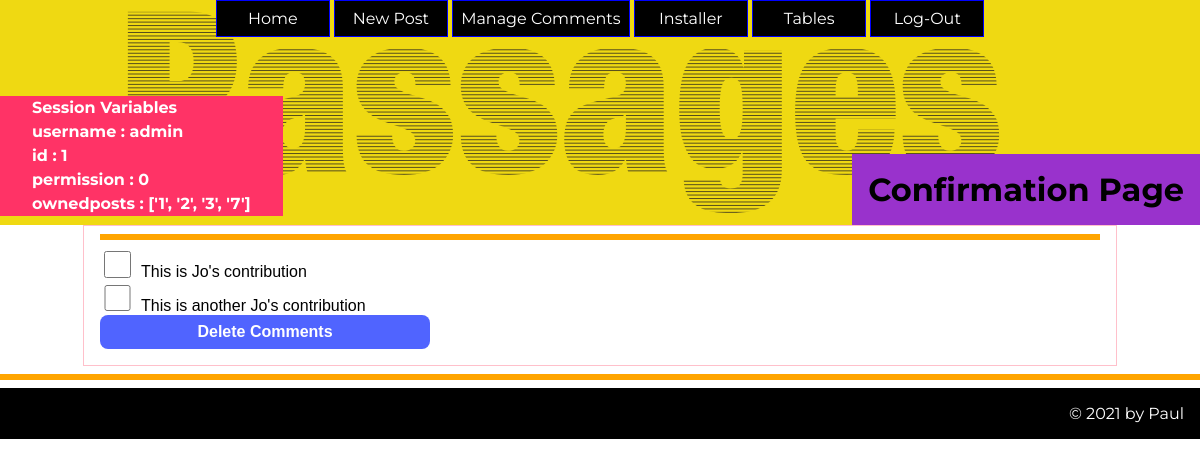
/commentlist (signed in), run on the app's committed database.
### tables this page shows
CREATE TABLE comment(
    comment_id integer primary key autoincrement not null,
    post_id integer not null,
    created_at date not null,
    user_id text not null,
    text text not null,
    updated_at date,
    foreign key (post_id) references post(post_id)
);

### server.py (the view, shortened to what this page needs)
@app.route('/commentlist', methods=['GET','POST'])
def commentlist():
    global db_path
    if session['permission'] == 0:
        sql="select comment_id, text from comment"
        values_tuple =()
    else:
        sql = "select comment_id, text from comment where user_id=?"
        values_tuple=(session['id'],)
    result = run_search_query_tuples(sql,values_tuple,db_path)
    if result is None:
        result = {}
    if request.method == "GET":
        return render_template("commentslist.html", comments=result)

### db_functions.py (called while the page is built)
def run_search_query_tuples(sql_query,values_tuple, file_path):
    result = None
    try:
        db = sqlite3.connect(file_path)
        cursor = db.cursor()
        cursor.execute(sql_query,values_tuple)
        result = cursor.fetchall()
        cursor.close()
    except sqlite3.Error as error:
        print("Error running search query tuples: {}".format(error))
    finally:
        if db:
            db.close()
        if result:
            return result

### templates/commentslist.html (shortened to what this page needs)
{% extends "layout.html" %}
{% block head %}
{{ super() }}
{% endblock %}
{% block heading %}Confirmation Page{% endblock %}
{% block content%}
<hr>
 <form method="POST" action="\commentlist">
    {% for comment in comments %}
     <div> <input type="checkbox" id="{{ comment[0] }}" name="Comment" value="{{ comment[0] }}" > <label for="{{ comment[0] }}"> {{ comment[1] }}</label></div>
    {% endfor %}
     <div> <input class="btn" type="submit" value="Delete Comments"></div>
 </form>
{% endblock %}

### static/styles.css (style rules this page uses)
body { background-color: #fff; font-family: 'Montserrat', sans-serif; font-size:100%; margin:0; }
hr { border: 3px solid orange; }
.btn { background-color: rgb(80,100,255); font-size: 1em; color: white; text-decoration: none; font-weight:bold; display: inline-block; padding: .5em 1em; margin-bottom: 1em; border-radius:0.5em; border: 0; cursor: pointer; box-sizing:border-box; text-align:center; }
form div { border: 0px solid green; }
input[type=text], input[type=password], input[type=file], textarea, label { width:100%; box-sizing:border-box; font-size:1.5em; padding: 0.2em; margin: 1em 0em; }
form .btn { width:33%; }

### templates/commentslist.html (style rules this page uses)
label { font-family: sans-serif; font-size: 1em; }
input[type="checkbox"] { height: 2em; width: 2em; }

### data on the page
comment: text "This is Jo's contribution"
comment: text "This is another Jo's contribution"

### other printed values
{{ key }} "username" "id" "permission" "ownedposts"
{{ value }} "admin" "1" "0" "['1', '2', '3', '7']"
